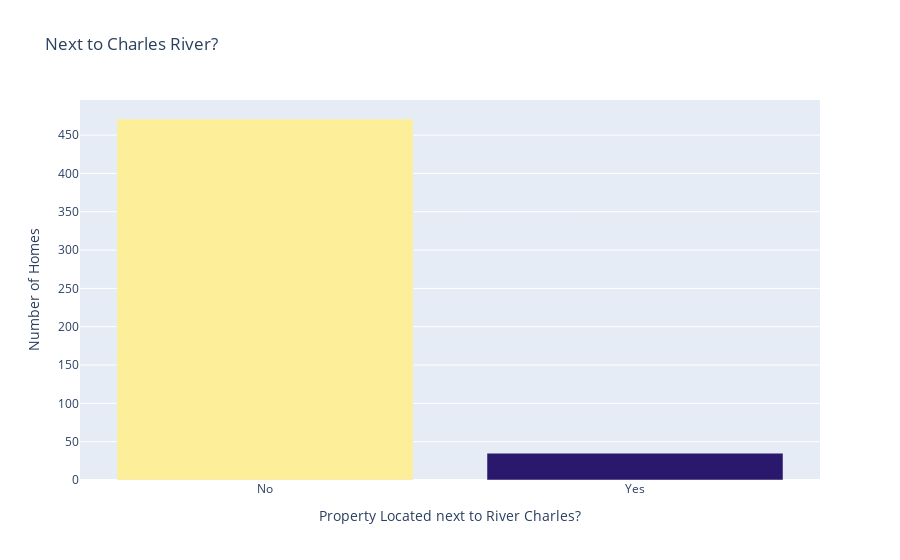

Notebook cell for this chart:
### Code cell
bar = px.bar(x=['No', 'Yes'],
            y=river_access.values,
            color=river_access.values,
            color_continuous_scale = px.colors.sequential.haline,
            title="Next to Charles River?")

bar.update_layout(xaxis_title="Property Located next to River Charles?",
                 yaxis_title="Number of Homes",
                 coloraxis_showscale=False)
bar.show()

### Figure 1 — Plotly figure (JSON) as saved in the notebook; plotly's stock layout.template omitted (floating-point values rounded to 4 significant figures)
{"data": [{"alignmentgroup": "True", "hovertemplate": "x=%{x}<br>y=%{y}<br>color=%{marker.color}<extra></extra>", "legendgroup": "", "marker": {"color": [471, 35], "coloraxis": "coloraxis", "pattern": {"shape": ""}}, "name": "", "offsetgroup": "", "orientation": "v", "showlegend": false, "textposition": "auto", "type": "bar", "x": ["No", "Yes"], "xaxis": "x", "y": [471, 35], "yaxis": "y"}], "layout": {"barmode": "relative", "coloraxis": {"colorbar": {"title": {"text": "color"}}, "colorscale": [[0, "rgb(41, 24, 107)"], [0.09091, "rgb(42, 35, 160)"], [0.1818, "rgb(15, 71, 153)"], [0.2727, "rgb(18, 95, 142)"], [0.3636, "rgb(38, 116, 137)"], [0.4545, "rgb(53, 136, 136)"], [0.5455, "rgb(65, 157, 133)"], [0.6364, "rgb(81, 178, 124)"], [0.7273, "rgb(111, 198, 107)"], [0.8182, "rgb(160, 214, 91)"], [0.9091, "rgb(212, 225, 112)"], [1, "rgb(253, 238, 153)"]], "showscale": false}, "legend": {"tracegroupgap": 0}, "title": {"text": "Next to Charles River?"}, "xaxis": {"anchor": "y", "domain": [0, 1], "title": {"text": "Property Located next to River Charles?"}}, "yaxis": {"anchor": "x", "domain": [0, 1], "title": {"text": "Number of Homes"}}}}
